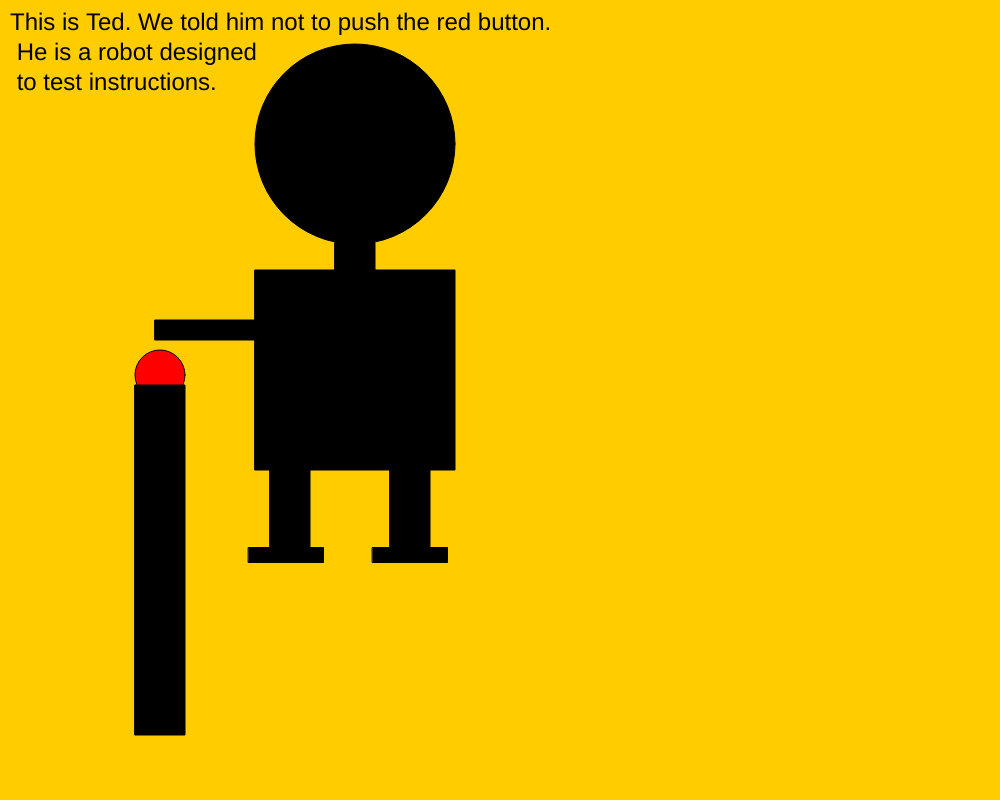
Frame 1 (no input)
Frame 60 (no input): identical to frame 1, image omitted
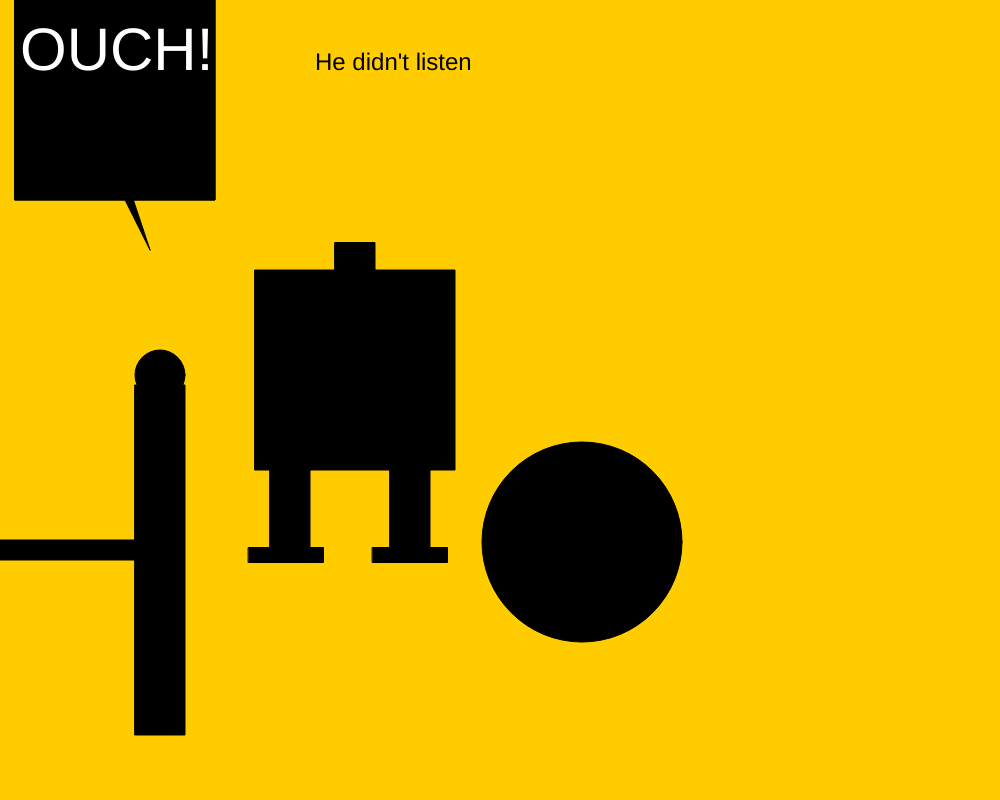
Frame 120 (the mouse pressed at the canvas centre since frame 60)

The p5.js sketch that drew these frames (run headless with seeded random() and noise() and a simulated clock; from frame 60 on, the mouse is pressed at the canvas centre):

// p5.js sketch
// ── sketch.js
function setup() {
  createCanvas(1000, 800);
  rectMode(CENTER);
  ellipseMode(CENTER);
}

function draw() {

  background(255, 204, 0);


  if (mouseIsPressed) {
    // stuff that shows when the mouse is pressed
    fill('black')
    rect(115, 100, 200, 200) ;
    rect(115, 100, 200, 200) ;
    triangle(150, 250, 100, 150, 100, 100);
    ellipse(582, 542, 200, 200) ;
    rect(355, 279, 40, 73) ;
    rect(355, 370, 200, 200);
    rect(290, 475, 40, 150);
    rect(410, 475, 40, 150);
    rect(410, 555, 75, 15);
    rect(286, 555, 75, 15);
    rect(70, 550, 200, 20);
    rect(160, 560, 50, 350);
    ellipse(160, 375, 50, 50) ;
     fill('white');
  textSize(60)
  text("OUCH!", 20, 70);
     fill('black');
  textSize(24)
  text("He didn't listen", 315, 70);

  } else {
    // when the mouse isn't pressed!
      fill(0);
  textSize(24)
  text("This is Ted. We told him not to push the red button.\n He is a robot designed \n to test instructions. ", 10, 30);
    ellipse(355, 144, 200, 200) ;
    rect(355, 279, 40, 73) ;
    rect(355, 370, 200, 200);
    rect(290, 475, 40, 150);
    rect(410, 475, 40, 150);
    rect(410, 555, 75, 15);
    rect(286, 555, 75, 15);
    rect(255, 330, 200, 20);

    fill("red")
    ellipse(160, 375, 50, 50) ;
    fill ("black")
    rect(160, 560, 50, 350);

  }




  // this shows mouse location - comment it out when you're done!



}






// record the mouse location in console when clicked
function mouseReleased() {
  print(mouseX + ", " + mouseY);
}



  
